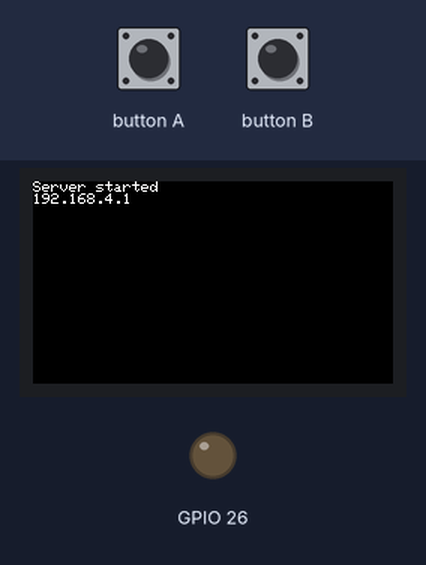
Recording of a sketch running on a simulated ESP32. Shown: 240×135 colour display, output pins drawn as LEDs (lit = HIGH). Inputs (shaded band) come from the test bench. WiFi joins after 1.5 s; servers stay silent unless stated; the local clock reads 2024-03-15 10:24:30 at power-on unless the sketch sets it.

Above: at 3.4 s.
3.5 s: button A pressed for 0.15 s
At 3.57 s:
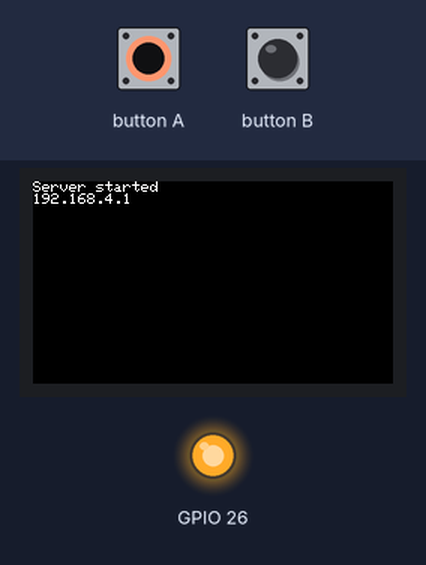
5.1 s: button A pressed for 3.2 s
At 8.7 s:
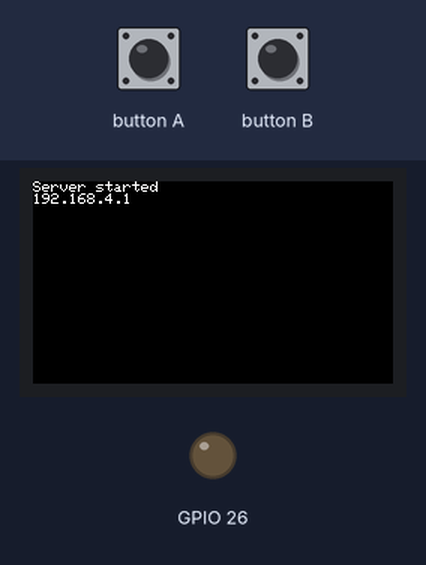
Timing chart, 0 to 10.2 s (numbered marks = the images above; inputs shaded):
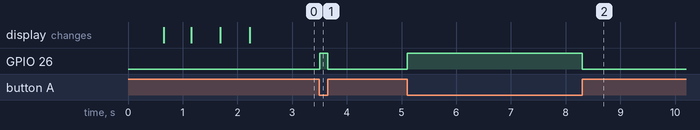

The sketch:

AutoFeeder.ino
```cpp
#include <M5StickCPlus.h>
#include <WiFi.h>
#include <WiFiClient.h>
#include <WiFiAP.h>
#include "time.h"
#include "page.h"

const IPAddress ap_ip(192, 168, 4, 1);
const char *connect_ssid     = "xxxxx";
const char *connect_password = "xxxxx";
const char *self_ssid     = "M5Stack_Ap";
const char *self_password = "poyu9239";
const char *ntp_server = "time.stdtime.gov.tw";
const long time_zone = 28800; // GMT+8

String schedule[5] = {"", "", "", "", ""};

RTC_TimeTypeDef rtc_time;
RTC_DateTypeDef rtc_date;
WiFiServer server(80);

void scheduler();
void button_control();
void motor_init();
void motor_on();
void motor_off();
void start_web_server();
void web_server_handle();
void send_schedule_page(WiFiClient client);
void clear_lcd();

void setup() {
    M5.begin();
    M5.lcd.setRotation(3);
    time_sync();
    motor_init();
    motor_off();
    start_web_server();
}

void loop() {
    M5.update();
    web_server_handle();
    scheduler();
    button_control();
}

void scheduler() {
    struct tm timeInfo;
    if (getLocalTime(&timeInfo)) {
        char time_str[7];
        strftime(time_str, 7, "%H:%M", &timeInfo);
        for (int i = 0; i < 5; i++) {
            if (schedule[i] == time_str) {
                motor_on();
                delay(1000);
                motor_off();
                schedule[i] = "";
            }
        }
    }
}

void start_web_server() {
    WiFi.softAP(self_ssid, self_password);
    server.begin();
    M5.Lcd.println("Server started");
    M5.Lcd.println(WiFi.softAPIP());
}

void web_server_handle() {
    WiFiClient client = server.available();
    if (client) {
        String current_line = "";
        boolean get_time = false;
        boolean delete_schedule = false;
        while (client.connected()) {
            if (client.available()) {
                char c = client.read();
                if (c == '\n') {
                    if (current_line.length() == 0) {
                        client.println("HTTP/1.1 200 OK");
                        client.println("Content-type:text/html");
                        client.println();
                        send_schedule_page(client);
                        client.println();
                        break;
                    } else {
                        current_line = "";
                    }
                } else if (c != '\r') {
                    current_line += c;
                }
                if (current_line.indexOf("GET /set_schedule?time=") != -1 && current_line.indexOf("HTTP/1.1") != -1 && !get_time) {
                    int sub_index = current_line.indexOf("time=") + 5;
                    String time = current_line.substring(sub_index, sub_index + 7);
                    for (int i = 0; i < 5; i++) {
                        if (schedule[i] == "") {
                            time.replace("%3A", ":");
                            schedule[i] = time;
                            break;
                        }
                    }
                    get_time = true;
                }
                if (current_line.indexOf("GET /delete_schedule?index=") != -1 && current_line.indexOf("HTTP/1.1") != -1 && !delete_schedule) {
                    int sub_index = current_line.indexOf("index=") + 6;
                    int index = current_line.substring(sub_index, sub_index + 1).toInt();
                    schedule[index] = "";
                    delete_schedule = true;
                }
            }
            button_control();
        }
        client.stop();
    }
}

void send_schedule_page(WiFiClient client) {
    client.println(page_part1);
    for (int i = 0; i < 5; i++) {
        if (schedule[i] != "") {
            String page_part2_copy = page_part2;
            page_part2_copy.replace("${index}", String(i));
            page_part2_copy.replace("${time}", schedule[i]);
            client.println(page_part2_copy);
        }
    }
    client.println(page_part3);
}

void button_control() {
    if (M5.BtnA.isPressed()) motor_on();
    if (M5.BtnA.wasReleased()) motor_off();
}

void motor_init() {
    ledcSetup(0, 500, 8);
    ledcAttachPin(26, 0);
}

void motor_on() {
    ledcWrite(0, 255);
}

void motor_off() {
    ledcWrite(0, 0);
}

void time_sync() {
    M5.Lcd.printf("connecting WiFi: %s ", connect_ssid);
    WiFi.begin(connect_ssid, connect_password);
    while (WiFi.status() != WL_CONNECTED) {
        delay(500);
        M5.Lcd.print(".");
    }
    M5.Lcd.fillScreen(BLACK);
    M5.Lcd.println("Connected");
    // Set ntp time to local
    configTime(time_zone, 0, ntp_server);

    // Get local time
    struct tm timeInfo;
    if (getLocalTime(&timeInfo)) {
        // Set RTC time
        RTC_TimeTypeDef TimeStruct;
        TimeStruct.Hours   = timeInfo.tm_hour;
        TimeStruct.Minutes = timeInfo.tm_min;
        TimeStruct.Seconds = timeInfo.tm_sec;
        M5.Rtc.SetTime(&TimeStruct);

        RTC_DateTypeDef DateStruct;
        DateStruct.WeekDay = timeInfo.tm_wday;
        DateStruct.Month = timeInfo.tm_mon + 1;
        DateStruct.Date = timeInfo.tm_mday;
        DateStruct.Year = timeInfo.tm_year + 1900;
        M5.Rtc.SetDate(&DateStruct);
        M5.Lcd.println("synced");
        delay(500);
        clear_lcd();
    }
}

void clear_lcd() {
    M5.Lcd.fillScreen(BLACK);
    M5.Lcd.setCursor(0, 0);
}
```

page.h
```cpp
const char page_part1[] =
"<!DOCTYPE html>"
"<html>"
"<head>"
    "<meta charset=\"utf-8\"/>"
"</head>"
"<body>"
    "<form method=\"get\" action=\"set_schedule\" style=\"transform: scale(3); margin-top: 100px;\">"
        "<div style=\"text-align: center;\">"
            "<label for=\"time\">設定排程:</label>"
            "<input type=\"time\" id=\"time\" name=\"time\">"
            "<input type=\"submit\" value=\"確定\">"
        "</div>"
    "</form>"
    "<div style=\"text-align: center; margin-top: 50px; font-size: 50px;\">"
        "<ul>"
;

const char page_part2[] =
            "<li style=\"list-style-type: None\">"
                "<button onclick=\"location.href='delete_schedule?index=${index}'\" style=\"width: 30vh; height: 3vh; font-size: 2vh;\">${time}</button>"
            "</li>"
;

const char page_part3[] =
        "</ul>"
    "</div>"
"</body>"
"</html>"
;
```

Measured:
- after the input at 3.5 s, GPIO 26: LOW → HIGH at once, → LOW 0.15 s later
- after the input at 5.1 s, GPIO 26: LOW → HIGH at once, → LOW 3.2 s later
